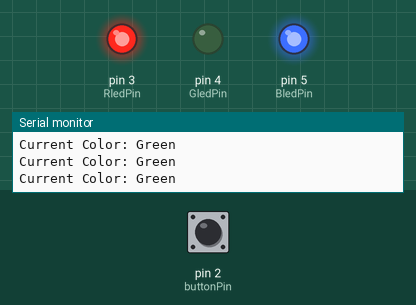
This sketch was run on a simulated Arduino Uno, built with avr-gcc and run on an emulated ATmega328P. Parts: output pins drawn as LEDs (lit = HIGH), the last lines printed to the serial monitor. The inputs (shaded band) are chosen by the test bench; at power-on: pin 2 (buttonPin) HIGH.

Above: at 1.2 s.
1.3 s: pin 2 (buttonPin) pulled LOW for 0.15 s
At 2.8 s:
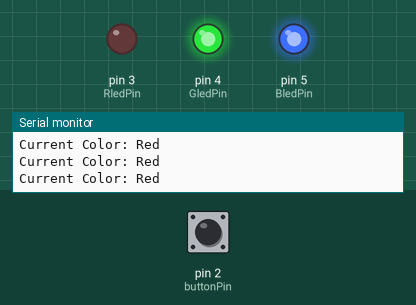
At 3.8 s:
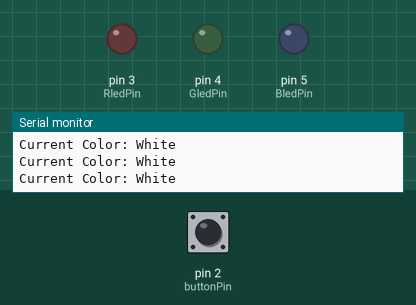
4.4 s: pin 2 (buttonPin) pulled LOW for 1 s
Timing chart, 0 to 14.4 s (numbered marks = the images above; inputs shaded):
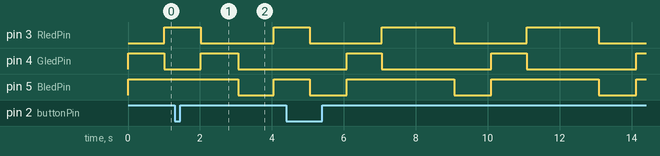

Measured:
- after the input at 1.3 s, pin 3 (RledPin): HIGH → LOW after 0.72 s instead of 1.7 s; pin 4 (GledPin): LOW → HIGH after 0.72 s instead of 2.8 s
- by itself, pin 5 (BledPin): alternates HIGH for 3.0 s and LOW for 1.0 s

The sketch:

button.ino
```cpp
const int buttonPin = 2;
const int RledPin = 3;
const int GledPin = 4;
const int BledPin = 5;

int buttonState = 0;
int ledState = LOW;
int ledcolor = 0;
int direction = 1;

bool ButtonPressed = false;
String currentcolor = "led";
unsigned long previousMillis = 0;
const long interval = 1000;

void setup() {
  Serial.begin(9600);

  pinMode(RledPin, OUTPUT);
  pinMode(GledPin, OUTPUT);
  pinMode(BledPin, OUTPUT);

  pinMode(buttonPin, INPUT);
}

void loop() {
  buttonState = digitalRead(buttonPin);
  Serial.print("Current Color: ");
  Serial.println(currentcolor);

  if (buttonState == LOW && !ButtonPressed) {
    direction = direction*-1;

    ButtonPressed = true;
  }

  unsigned long currentMillis = millis();
  if (currentMillis - previousMillis >= interval) {
    previousMillis = currentMillis;
    ledcolor = ledcolor + direction;
    if (ledState == LOW) {
      ledState = HIGH;
    }
    else{
      ledState = LOW;
    }
  }

  if (buttonState == HIGH && ButtonPressed){
    ButtonPressed = false;
  }

  if (ledcolor == 0){
    //ded
    currentcolor="Red";
    digitalWrite(RledPin, LOW);
    digitalWrite(GledPin, HIGH);
    digitalWrite(BledPin, HIGH);
  }
  else if (ledcolor == 1){
    //Cyan
    currentcolor="Green";
      digitalWrite(RledPin, HIGH);
      digitalWrite(GledPin, LOW);
      digitalWrite(BledPin, HIGH);
  }
  else if (ledcolor == 2){
    //
    currentcolor="Green";
    digitalWrite(RledPin, HIGH);
    digitalWrite(GledPin, LOW);
    digitalWrite(BledPin, HIGH);
  }
  else if (ledcolor == 3){
    //White
    currentcolor="White";
    digitalWrite(RledPin, LOW);
    digitalWrite(GledPin, LOW);
    digitalWrite(BledPin, LOW);
  }
  else if (ledcolor == 4){
    ledcolor = 0;
  }
  else if (ledcolor == -1)
  {
    ledcolor = 3;
  }
}
```
